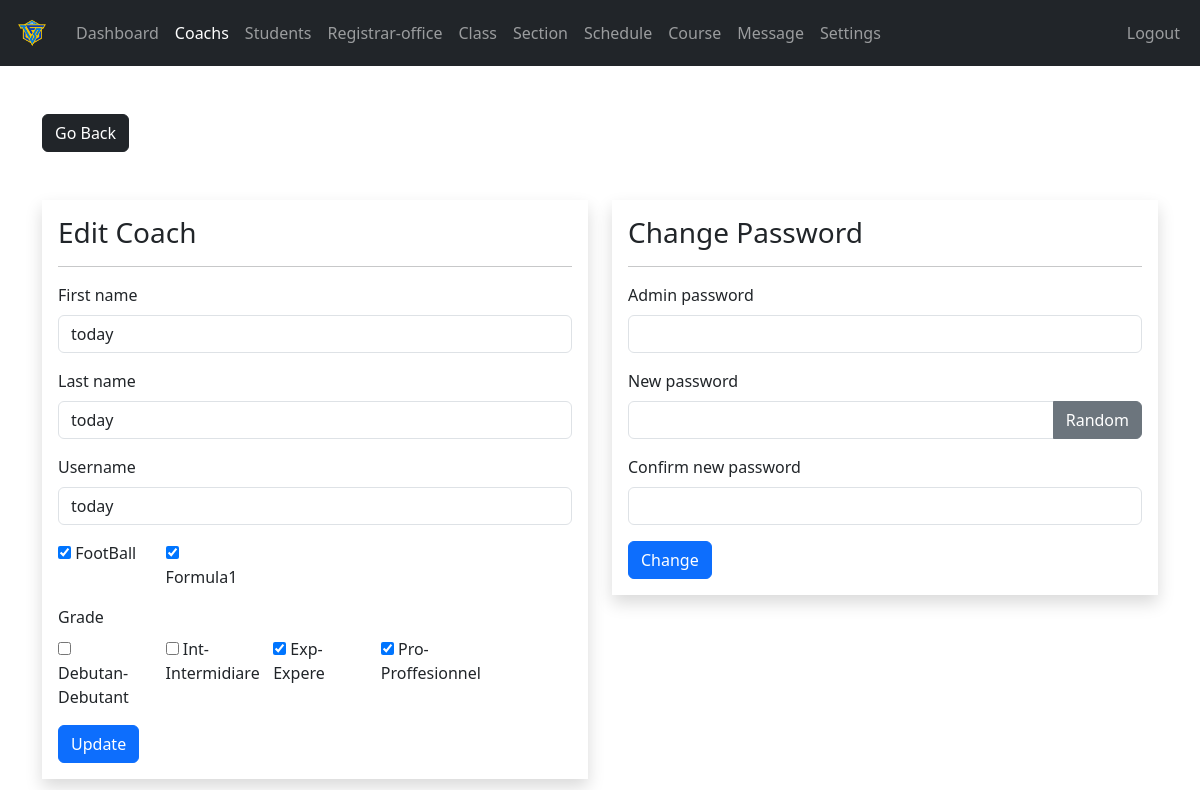
/admin/coach-edit.php?coach_id=2 (signed in), run on the app's committed database.
### tables this page shows
CREATE TABLE `coachs` (
  `coach_id` int(11) NOT NULL,
  `username` varchar(127) NOT NULL,
  `password` varchar(127) NOT NULL,
  `fname` varchar(127) NOT NULL,
  `lname` varchar(127) NOT NULL,
  `subjects` varchar(127) NOT NULL,
  `grades` varchar(127) NOT NULL
);

CREATE TABLE `subjects` (
  `subject_id` int(11) NOT NULL,
  `subject` varchar(31) NOT NULL,
  `subject_code` varchar(31) NOT NULL
);

CREATE TABLE `grades` (
  `grade_id` int(11) NOT NULL,
  `grade` varchar(31) NOT NULL,
  `grade_code` varchar(7) NOT NULL
);

### admin/data/coach.php (called while the page is built, shortened)
<?php
function getCoachById($coach_id,$conn){
    $sql = "SELECT * FROM coachs WHERE coach_id=?";
    $stmt = $conn->prepare($sql);
    $stmt->execute([$coach_id]);
    if ($stmt->rowCount() == 1) {
        $coach = $stmt->fetch();
        return $coach;
    }else {
        return 0;
    }
}
?>

### admin/data/subject.php (called while the page is built, shortened)
<?php
function getAllSubjects($conn){
    $sql = "SELECT * FROM subjects";
    $stmt = $conn->prepare($sql);
    $stmt->execute();
    if ($stmt->rowCount() >= 1) {
        $subjects = $stmt->fetchAll();
        return $subjects;
    }else {
        return 0;
    }
}
?>

### admin/data/grade.php (called while the page is built, shortened)
<?php
function getAllGrades($conn){
    $sql = "SELECT * FROM grades";
    $stmt = $conn->prepare($sql);
    $stmt->execute();
    if ($stmt->rowCount() >= 1) {
        $grades = $stmt->fetchAll();
        return $grades;
    }else {
        return 0;
    }
}
?>

### admin/coach-edit.php (the view, shortened to what this page needs)
<?php
if (isset($_SESSION['admin_id']) &&
    isset($_SESSION['role'])     &&
    isset($_GET['coach_id'])) {
    if ($_SESSION['role'] == 'Admin') {
       include "../Connexion_BDD.php";
       include "data/subject.php";
       include "data/grade.php";
       include "data/coach.php";
       $subjects = getAllSubjects($conn);
       $grades = getAllGrades($conn);
       $coach_id = $_GET['coach_id'];
       $coach = getCoachById($coach_id, $conn);
 ?>
<!DOCTYPE html>
<html lang="en">
<head>
    <link rel="stylesheet" type="text/css" href="../css/style.css">
    <link rel="stylesheet" href="https://cdn.jsdelivr.net/npm/bootstrap@5.3.3/dist/css/bootstrap.min.css">
    <link rel="stylesheet" href="https://cdnjs.cloudflare.com/ajax/libs/font-awesome/4.7.0/css/font-awesome.min.css">
</head>
<body>
<?php
        include "inc/navbar.php";
     ?>
     <div class="container mt-5">
        <a href="coach.php"
           class="btn btn-dark">Go Back</a>
        <div class="row">
        <div class="col">
            <form method="post"
                  class="shadow p-3 mt-5 form-w"
                  action="req/coach-edit.php">
            <h3>Edit Coach</h3><hr>
            <div class="mb-3">
              <label class="form-label">First name</label>
              <input type="text"
                    class="form-control"
                    value="<?=$coach['fname']?>"
                    name="fname">
            </div>
            <div class="mb-3">
              <label class="form-label">Last name</label>
              <input type="text"
                    class="form-control"
                    value="<?=$coach['lname']?>"
                    name="lname">
            </div>
            <div class="mb-3">
              <label class="form-label">Username</label>
              <input type="text"
                    class="form-control"
                    value="<?=$coach['username']?>"
                    name="username">
            </div>
            <div class="mb-3">
              <div class="row row-cols-5">
                <?php
                $subject_ids = str_split(trim($coach['subjects']));
                foreach ($subjects as $subject){
                  $checked =0;
                  foreach ($subject_ids as $subject_id ) {
                    if ($subject_id == $subject['subject_id']) {
                      $checked =1;
                    }
                  }
                ?>
                <div class="col">
                  <input type="checkbox"
                        name="subjects[]"
                        <?php if($checked) echo "checked"; ?>
                        value="<?=$subject['subject_id']?>">
                        <?=$subject['subject']?>
                </div>
                <?php } ?>
              </div>
            </div>
            <div class="mb-3">
              <label class="form-label">Grade</label>
              <div class="row row-cols-5">
                <?php
                  $grade_ids = str_split(trim($coach['grades']));
                  foreach ($grades as $grade){
                    $checked =0;
                    foreach ($grade_ids as $grade_id ) {
                      if ($grade_id == $grade['grade_id']) {
                        $checked =1;
                    }
                  }
                ?>
                <div class="col">
                  <input type="checkbox"
                        name="grades[]"
                        <?php if($checked) echo "checked"; ?>
                        value="<?=$grade['grade_id']?>">
                        <?=$grade['grade_code']?>-<?=$grade['grade']?>
                </div>
                <?php } ?>
              </div>
            </div>
          <button type="submit" class="btn btn-primary">Update</button>
            </form>
        </div>
        <div class="col">
     <form method="post"
              class="shadow p-3 my-5 form-w"
              action="req/coach-change.php"
              id="change_password">
        <h3>Change Password</h3><hr>
       <div class="mb-3">
            <div class="mb-3">
            <label class="form-label">Admin password</label>
                <input type="password"
                       class="form-control"
                       name="admin_pass">
          </div>
            <label class="form-label">New password </label>
            <div class="input-group mb-3">
                <input type="text"
                       class="form-control"
                       name="new_pass"
                       id="passInput">
                <button class="btn btn-secondary"
                        id="gBtn">
                        Random</button>
            </div>
          </div>
          <div class="mb-3">
            <label class="form-label">Confirm new password  </label>
                <input type="text"
                       class="form-control"
                       name="c_new_pass"
                       id="passInput2">
          </div>
          <button type="submit"
              class="btn btn-primary">
              Change</button>
        </form>
     </div>
      </div>
          </div>
</body>
</html>
<?php
  }else {
    header("Location: coach.php");
    exit;
  }
}else {
	header("Location: coach.php");
	exit;
}
?>

### css/style.css (style rules this page uses)
.form-w { max-width: 600px; width: 100%; }

### data on the page
coachs: fname "today", lname "today", username "today", subjects "☑", grades "☑"
subjects: subject "FootBall"
subjects: subject "Formula1"
grades: grade_code "Debutan", grade "Debutant"
grades: grade_code "Int", grade "Intermidiare"
grades: grade_code "Exp", grade "Expere"
grades: grade_code "Pro", grade "Proffesionnel"
